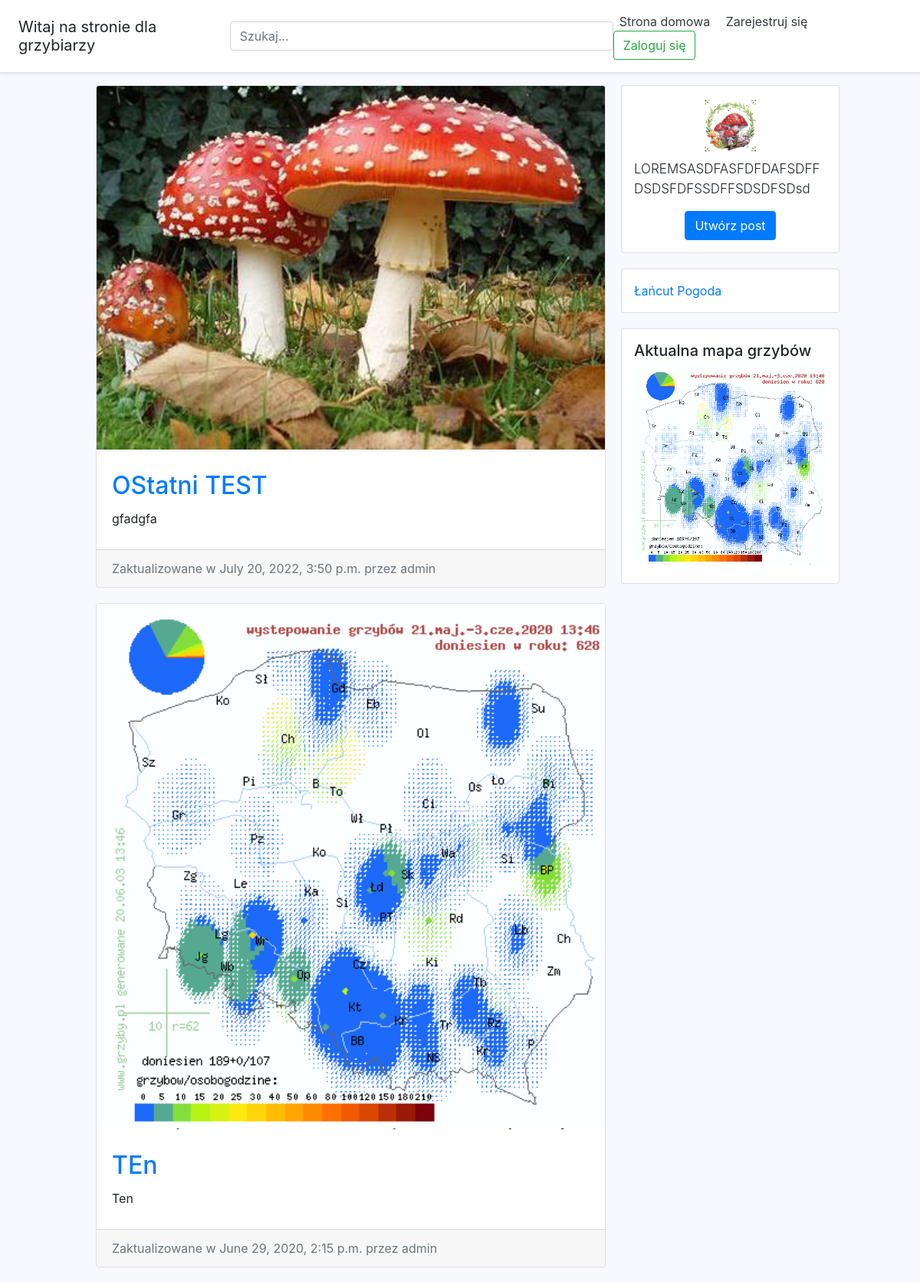
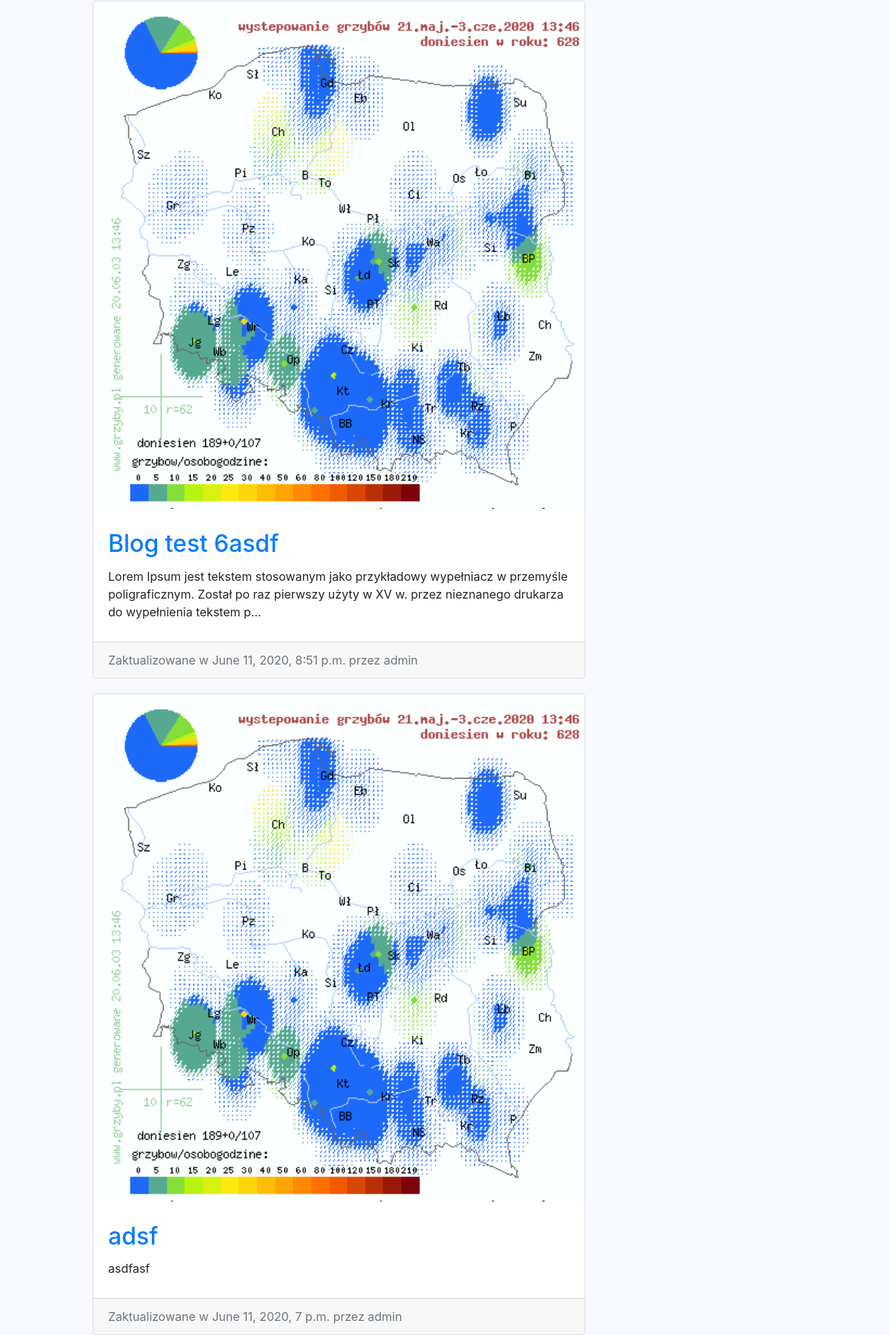
The page / (upper part) on the database its author committed (2 pictures, top to bottom).
### grzyb/models.py (models this page shows, shortened)
class BlogPost(models.Model):
    title = models.CharField(max_length=60, null=False, blank=False, verbose_name='Tytuł')
    body = models.TextField(max_length=5000, null=False, blank = False, verbose_name='opis')
    image = models.ImageField(upload_to = upload_location,null=False, blank=False, verbose_name='obrazek')
    date_published = models.DateTimeField(auto_now_add=True, verbose_name='data publickacji')
    date_updated = models.DateTimeField(auto_now=True, verbose_name='data aktualizacji')
    author = models.ForeignKey(settings.AUTH_USER_MODEL, on_delete=models.CASCADE,verbose_name='autor')
    slug = models.SlugField(blank=True, unique=True)
    likes = models.IntegerField(default=0)
    dislikes = models.IntegerField(default=0)
    class Meta:
        verbose_name='Post'
        verbose_name_plural = 'Posty'

### account/models.py (models this page shows, shortened)
class Moje_Konto(AbstractBaseUser):
    email = models.EmailField(verbose_name='email', max_length=60, unique=True)
    username = models.CharField(max_length=30, unique=True)
    date_joined = models.DateTimeField(verbose_name='data dołączenia', auto_now_add=True)
    last_login = models.DateTimeField(verbose_name='data ostatniego zalogowania', auto_now=True)
    is_admin = models.BooleanField(default=False)
    is_active = models.BooleanField(default=True)
    is_staff = models.BooleanField(default=False)
    is_superuser = models.BooleanField(default=False)
    USERNAME_FIELD = 'username'
    REQUIRED_FIELDS = ['email']
    objects = MyAccountManager()
    class Meta:
        verbose_name='Moje_Konto'
        verbose_name_plural = 'Konta'

### app/views.py (the view)
# urls.py: path('', home_screen_view, name="home"),
def home_screen_view(request):
    context = {}
    query = ""
    if request.GET:
        query = request.GET['q']
        context['query'] = str(query)
    blog_posts = sorted(get_blog_queryset(query), key=attrgetter('date_updated'),reverse = True)
    context['blog_posts'] = blog_posts
    return render(request, "app/home.html",context)

### grzyb/views.py (called while the page is built)
def get_blog_queryset(query=None):
    queryset = []
    queries = query.split(" ")
    for q in queries:
        posts = BlogPost.objects.filter(
                Q(title__icontains=q),
                Q(body__icontains=q)
            ).distinct()
        for post in posts:
            queryset.append(post)
    return list(set(queryset))

### app/templates/app/home.html (shortened to what this page needs)
{% extends 'base.html' %}
{% load static %}
{% block content %}
<div class="container">
  <div class = "row">
    <div class="left-column col-lg-7 offset-lg-1">
      {% if blog_posts %}
        {% for post in blog_posts %}
          <div class = "blog-post-container">
            {% include 'grzyb/snippets/grzyb_post_snippet.html' with blog_post=post %}
          </div>
        {% endfor %}
      {% else %}
        <div class = "blog-post-container">
          {% include 'grzyb/snippets/grzyb_post_snippet.html' with query=query %}
        </div>
      {% endif %}
    </div>
    <div class="right-column col-lg-3 d-lg-flex d-none flex-column">
      <div class = "card create-post-bar d-flex flex-column p-3">
        <img class="img-fluid d-block m-auto pb-2 "src = "{% static 'logo.jpg'%}"
          width="72" height="72">
        <p class = "lead">LOREMSASDFASFDFDAFSDFFDSDSFDFSSDFFSDSDFSDsd</p>
        <p class = "m-auto">
          <a class = "btn btn-primary" href = "{% url 'grzyb:create' %}"> Utwórz post</a>
        </p>
      </div>
      <div class = "card create-post-bar d-flex flex-column p-3">
        <a class="weatherwidget-io" href="https://forecast7.com/pl/50d0722d23/lancut/" data-label_1="Łańcut" data-label_2="Pogoda" data-theme="original" >Łańcut Pogoda</a>
      </div>
       <div class = "card create-post-bar d-flex flex-column p-3">
        <h5>Aktualna mapa grzybów</h5>
        <img class="img-fluid d-block m-auto pb-2 "src = "{% static 'mapa.png' %}">
      </div>
    </div>
  </div>
</div>
{% endblock content %}

### templates/base.html (shortened to what this page needs)
<!DOCTYPE html>
<html>
<head>
   {% include 'snippets/header.html' %}
</head>
<body>
    <div class = "main">
        {% block content %}
        {% endblock content %}
    </div>
</body>
</html>

### templates/snippets/header.html (shortened to what this page needs)
 <link rel="stylesheet" href="https://stackpath.bootstrapcdn.com/bootstrap/4.4.1/css/bootstrap.min.css">
 <link rel="stylesheet" href="https://cdnjs.cloudflare.com/ajax/libs/font-awesome/4.7.0/css/font-awesome.min.css">
<div class="d-flex flex-column flex-md-row align-items-center p-3 px-md-4 mb-3 bg-white border-bottom shadow-sm">
    <h5 class="my-0 mr-md-auto font-weight-normal">
        {% if request.user.is_authenticated %}
            Witaj, {{request.user.username}}
        {% else %}
          Witaj
        {% endif %}
         na stronie dla grzybiarzy
    </h5>
    <div class ="search-bar">
      <form method = "get">
        <input type="text" class="form-control" name="q" id="id_q" placeholder="Szukaj..." value="{{query}}">
      </form>
     </div>
    <nav class="my-3 my-md-0 mr-md-3">
        {% if request.user.is_authenticated %}
            <a class = "p-2 text-dark" href = "{% url 'home' %}">Strona domowa</a>
            <a class = "p-2 text-dark" href = "{% url 'account' %}">Moje Konto</a>
             <a class="btn btn-outline-danger" href="{% url 'logout' %}">Wyloguj</a>
        {% else %}
            <a class = "p-2 text-dark" href = "{% url 'home' %}">Strona domowa</a>
            <a class = "p-2 text-dark" href = "{% url 'register' %}">Zarejestruj się</a>
        <a class="btn btn-outline-success" href="{% url 'login' %}">Zaloguj się</a>
        </nav>
    {% endif %}
</div>

### grzyb/templates/grzyb/snippets/grzyb_post_snippet.html (shortened to what this page needs)
{% if blog_post %}
<div class="container">
    <div class = "row">
        <div class="card m-auto">
            <a href = "{% url 'grzyb:detail' post.slug %}">
                <img class = "card-img-top" src = "{{blog_post.image.url}}">
            </a>
            <div class = "card-body mt-2 mb-2">
                <a href = "{% url 'grzyb:detail' post.slug %}">
                    <h2 class = "card-title">{{blog_post.title}}</h2>
                </a>
                <p class="card-text">{{blog_post.body|safe|truncatechars:180}}</p>
            </div>
            <div class = "card-footer text-muted">
                Zaktualizowane w {{blog_post.date_updated}} przez {{blog_post.author.username}}
            </div>
        </div>
    </div>
</div>
{% endif %}

### templates/snippets/header.html (style rules this page uses)
.search-bar { max-width: 500px; width: 100% }

### templates/base.html (style rules this page uses)
.main { min-height: 100vh; height: : 100%; }
body { background-color: #F8F8FF }

### app/templates/app/home.html (style rules this page uses)
@media (min-width: 768px) { .right-column { margin-left: 20px; } }
.blog-post-container { background-color: #fff; margin-bottom: 20px; width: 100% }
.create-post-bar { background-color: #fff; margin-bottom: 20px; }
.left-column { padding: 0px; }
.right-column { padding: 0px; }
.lead { font-size:17px; }

### grzyb/templates/grzyb/snippets/grzyb_post_snippet.html (style rules this page uses)
.card { max-width: 700px; width: 100% }
.card-body { padding: 20px; }

### rows shown on the page
BlogPost: image (picture), title "OStatni TEST", body "gfadgfa", date_updated "July 20, 2022, 3:50 p.m.", author.username "admin"
BlogPost: image (picture), title "TEn", body "Ten", date_updated "June 29, 2020, 2:15 p.m.", author.username "admin"
BlogPost: image (picture), title "Blog test 6asdf", body "Lorem Ipsum jest tekstem stosowanym jako przykładowy wypełniacz w przemyśle poligraficznym. Został po raz pierwszy użyty w XV w. przez nieznanego drukarza do wypełnienia tekstem p…", date_updated "June 11, 2020, 8:51 p.m.", author.username "admin"
BlogPost: image (picture), title "adsf", body "asdfasf", date_updated "June 11, 2020, 7 p.m.", author.username "admin"
